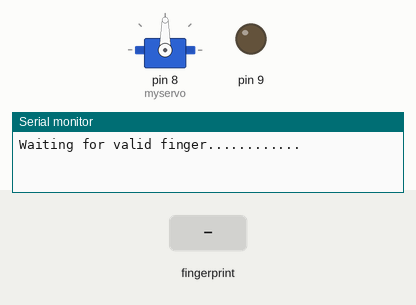
Recording of a sketch running on a simulated Arduino Uno, built with avr-gcc and run on an emulated ATmega328P. Shown: servo, output pins drawn as LEDs (lit = HIGH), the last lines printed to the serial monitor. The inputs (shaded band) are chosen by the test bench.

Above: at 2.3 s.
2.4 s: finger stored as number 1 placed on the sensor
At 2.98 s:
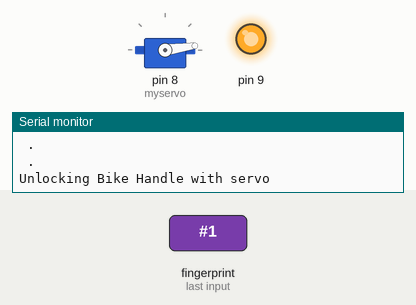
At 6.2 s:
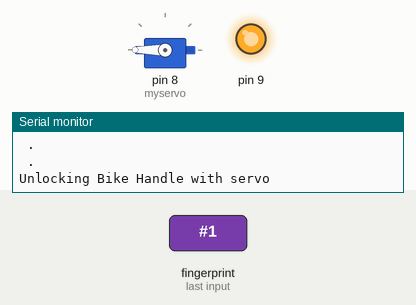
Timing chart, 0 to 7.7 s (numbered marks = the images above; inputs shaded):
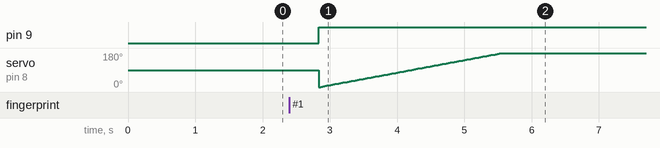

Measured:
- after the input at 2.4 s, pin 9: LOW → HIGH after 0.43 s

The sketch:

minorFinal.ino
```cpp
#include<Servo.h>
#include<Servo.h>
#include <Adafruit_Fingerprint.h>
#include <SoftwareSerial.h>
SoftwareSerial mySerial(10, 11); //fps ko tx,rx
SoftwareSerial mySerial1(12, 13); //gsm ko Tx and Rx +
Servo myservo;
int pos = 0;
Adafruit_Fingerprint finger = Adafruit_Fingerprint(&mySerial);

void setup()
{
  pinMode(9, OUTPUT);
  Serial.begin(9600);
  mySerial1.begin(9600);   //gsmModule baud
  Serial.println("Keyless bike");
  Serial.println("By");
  Serial.println("Raju Sharan");
  Serial.println("Samrat Malla");
  Serial.println("Subham Shrestha");
  Serial.println("YuvRaj Pant");

  while (!Serial);
  delay(100);
  finger.begin(57600);

  if (finger.verifyPassword()) {
    Serial.println("Found fingerprint sensor!");
  } else {
    Serial.println("Did not find fingerprint sensor :(");
    while (1) {
      delay(1);
    }
  }

  finger.getTemplateCount();
  // Serial.print("Sensor contains "); Serial.print(finger.templateCount); Serial.println(" templates");
  Serial.println("Waiting for valid finger............ \n \n ");
  myservo.attach(8);
}

void loop()// run over and over again
{
  getFingerprintIDez();
  digitalWrite(12, HIGH);
  delay(50);            //don't ned to run this at full speed.
}

uint8_t getFingerprintID() {
  uint8_t p = finger.getImage();
  switch (p) {
    case FINGERPRINT_OK:
      Serial.println("Image taken");
      break;
    case FINGERPRINT_NOFINGER:
      Serial.println("No finger detected");
      return p;
    case FINGERPRINT_PACKETRECIEVEERR:
      Serial.println("Communication error");
      return p;
    case FINGERPRINT_IMAGEFAIL:
      Serial.println("Imaging error");
      return p;
    default:
      Serial.println("Unknown error");
      return p;
  }

  // OK success!

  p = finger.image2Tz();
  switch (p) {
    case FINGERPRINT_OK:
      Serial.println("Image converted");
      break;
    case FINGERPRINT_IMAGEMESS:
      Serial.println("Image too messy");
      return p;
    case FINGERPRINT_PACKETRECIEVEERR:
      Serial.println("Communication error");
      return p;
    case FINGERPRINT_FEATUREFAIL:
      Serial.println("Could not find fingerprint features");
      return p;
    case FINGERPRINT_INVALIDIMAGE:
      Serial.println("Could not find fingerprint features");
      return p;
    default:
      Serial.println("Unknown error");
      return p;
  }

  // OK converted!
  p = finger.fingerFastSearch();
  if (p == FINGERPRINT_OK) {
    Serial.println("Found a print match!");
  } else if (p == FINGERPRINT_PACKETRECIEVEERR) {
    Serial.println("Communication error");
    return p;
  } else if (p == FINGERPRINT_NOTFOUND) {
    Serial.println("Did not find a match");
    return p;
  } else {
    Serial.println("Unknown error");
    return p;
  }

  // found a match!
  Serial.print("Found ID #"); Serial.print(finger.fingerID);
  Serial.print(" with confidence of "); Serial.println(finger.confidence);

  return finger.fingerID;
}


// returns -1 if failed, otherwise returns ID #
int getFingerprintIDez() {
  uint8_t p = finger.getImage();
  if (p != FINGERPRINT_OK)  return -1;

  p = finger.image2Tz();
  if (p != FINGERPRINT_OK)  return -1;

  p = finger.fingerFastSearch();
  if (p != FINGERPRINT_OK) {
    Serial.print("\t \t Fingerprint not matched.... calling owner");
    MakeCall();
  }


  // found a match!
  Serial.print("Found ");
  if (finger.fingerID == 2) {
    Serial.print("Raju");
    servo();
  }
  else if (finger.fingerID == 3) {
    Serial.print("Samrat");
    servo();
  }
  else if (finger.fingerID == 1) {
    Serial.print("YuvRaj Pant");
    servo();
  }
  //Serial.print("\t \t Accuracy:"); Serial.println(finger.confidence);
  return finger.fingerID;
}
void MakeCall()
{
  mySerial1.println("ATD9807918309;"); // ATDxxxxxxxxxx; -- watch out here for semicolon at the end!!
  delay(20000);
  mySerial1.println("ATH");
}

void servo() {
  Serial.print("\n Activating Bike without keys \n");
  Serial.print(" .\n .\n .\n .\n .\n .\n");
  Serial.print("Unlocking Bike Handle with servo \n");
  digitalWrite(9, 1);
  for (pos = 0; pos <= 180; pos++) {
    myservo.write(pos);              // tell servo to go to position in variable 'pos'
    delay(15);                       // waits 15ms for the servo to reach the position
  }

}
```
